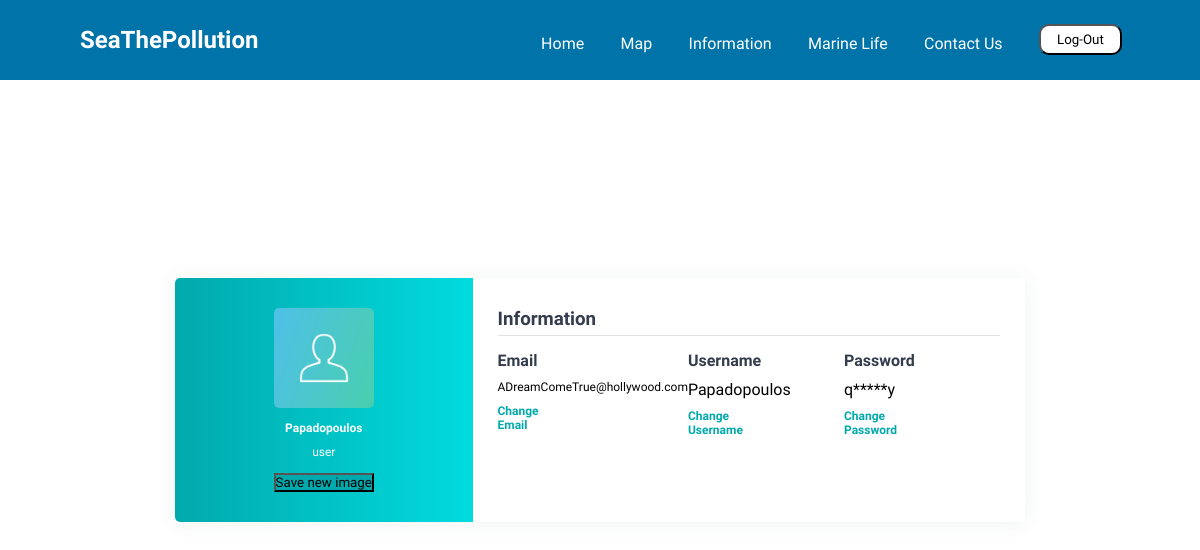
The app's page /Users/index.php (signed in) with its own data.
### tables this page shows
CREATE TABLE users (
  id int(11) NOT NULL AUTO_INCREMENT PRIMARY KEY,
  username varchar(100) NOT NULL,
  password varchar(100) NOT NULL,
  email varchar(100) NOT NULL,
  userType varchar(100) NOT NULL DEFAULT 'user'
);

### Users/userFunctions.php (called while the page is built, shortened)
<?php
function getUsernameByID($conn){
    $number=$_SESSION['id'];
    $sql= "SELECT username FROM users WHERE id= $number";
    $result = $conn ->query($sql);
    $row = mysqli_fetch_assoc($result);
    return $row['username'];
}
function getUserRoleByID($conn){
    $number=$_SESSION['id'];
    $sql= "SELECT userType FROM users WHERE id= $number";
    $result = $conn ->query($sql);
    $row = mysqli_fetch_assoc($result);
    return $row['userType'];
}
function getUserEmailByID($conn){
    $number=$_SESSION['id'];
    $sql= "SELECT email FROM users WHERE id= $number";
    $result = $conn ->query($sql);
    $row = mysqli_fetch_assoc($result);
    return $row['email'];
}
function getUserPassdispByID($conn){
    $number=$_SESSION['id'];
    $sql= "SELECT password FROM users WHERE id= $number";
    $result = $conn ->query($sql);
    $row = mysqli_fetch_assoc($result);
    $string=$row['password'];
    return "$string[0]*****$string[-1]";
}
?>

### Users/index.php (the view, shortened to what this page needs)
<?php
        include'dbu.inc.php';
        include'userFunctions.php';
?>
<!DOCTYPE html>
<html lang="en">
<head>
    <link rel='stylesheet' type='text/css' href='menu.css'>
    <link rel='stylesheet' type='text/css' href='../Users/user.css'>
    <link rel="stylesheet" href="../Footer/Footer.css">
</head>
<body>
    <header>
        <div class='nav-container'>
            <nav class='navbar'>
                <a href='../'><h1 id='navbar-logo'>SeaThePollution</h1></a>
                <ul class='nav-menu'>
                    <li><a href='../' class='nav-links'>Home</a></li>
                    <li><a href='../Maps' class='nav-links'>Map</a></li>
                    <li><a href='../Information' class='nav-links'>Information</a></li>
                    <li><a href='../MarineLife/' class='nav-links'>Marine Life</a></li>
                    <li><a href='../Contact/' class='nav-links'>Contact Us</a></li>
                    <li>
                    <?php
                        echo"<form method='POST' action = '".userLogoff($conn)."'>
                        <button id='signBtn' name='logoffSubmit' class='nav-links nav-links-Button'>Log-Out</button>
                        </form>";
                    ?>
                    </li>
                </ul>
            </nav>
        </div>
    </header>
    </body>
    <?php
        $id=$_SESSION['id'];
        $sqlImg="SELECT * FROM profileimg WHERE userid=$id ";
        $resultImg= mysqli_query($conn,$sqlImg);
    ?>
    <main class="re">
        <div class="wrapper">
            <div class="left">
            <form action="uploads.php" method="post" enctype="multipart/form-data">
                <div class="image-upload">
                    <label for="file-input">
                        <?php
                            $rowImg=mysqli_fetch_assoc($resultImg);
                                if($rowImg['status']==0){
                                    echo"<img src='../Users/uploads/profile".$id.".jpg'  width='100'> ";
                                }
                                else{
                                    echo"<img src='../Images/user-2517433.png' alt='user' width='100'>";
                                }
                        ?>
                    </label>
                </div>
                <?php echo"<h4>".getUsernameByID($conn)."</h4>";?>
                <?php echo"<p>".getUserRoleByID($conn)."<p>";?>
                <br>
                <button class="inpt" type="submit"  name="submit">Save new image</button>
            </form>
            </div>
            <div class="right">
                <div class="info">
                    <h3>Information</h3>
                    <div class="info_data">
                        <div class="data">
                            <h4>Email</h4>
                            <?php echo"<p style='font-size:12px;'>".getUserEmailByID($conn)."</p>";?>
                            <div class="changes">
                                <a href="./changee.php"><h4 style="color:#01a9ac;">Change <br> Email</h4></a>
                            </div>
                        </div>
                        <div class="data">
                            <h4>Username</h4>
                            <?php echo"<p>".getUsernameByID($conn)."</p>";?>
                            <div class="changes">
                                <a href="./changeu.php"><h4 style="color:#01a9ac;">Change <br> Username</h4></a>
                            </div>
                        </div>
                        <div class="data">
                            <h4>Password</h4>
                            <?php echo"<p>".getUserPassDispByID($conn)."</p>";?>
                            <div class="changes">
                                <a href="./changep.php"><h4 style="color:#01a9ac;">Change <br> Password</h4></a>
                            </div>
                        </div>
                    </div>
                </div>
            </div>
        </div>
    </main>

### Users/menu.css (style rules this page uses)
* { box-sizing: border-box; margin: 0; padding: 0; font-family: 'Comfortaa', cursive; }
.nav-container { width: 100%; background-color: #0074a9; }
.navbar { display: grid; grid-template-columns: 0.2fr auto 1fr; align-items: center; height: 80px; width: 90%; max-width: 1720px; margin: 0 auto; }
#navbar-logo { color: rgb(255, 255, 255); justify-self: start; margin-left: 20px; }
#navbar-logo { cursor: pointer; }
.nav-menu { display: grid; grid-template-columns: repeat(6,auto); list-style: none; text-align: center; width: 70%; justify-self: end; }
.nav-links { color: white; text-decoration: none; position: relative; top: 9px; }
.nav-links-Button { background-color: rgb(255, 255, 255); color: rgb(0, 0, 0); text-decoration: none; padding: 6px 16px; border-radius: 10px; position: relative; cursor: pointer; top: -1px; }

### Users/user.css (style rules this page uses)
* { box-sizing: border-box; margin: 0; padding: 0; font-family: 'Comfortaa', cursive; }
body { background:url(../Images/seauser.jpg); background-repeat: no-repeat; background-size: cover; }
.wrapper { position: absolute; top: 50%; left: 50%; transform: translate(-50%,-50%); width: 850px; display: flex; box-shadow: 0 1px 20px 0 rgba(70, 90, 100, 0.08); }
.wrapper .left { width: 35%; background: linear-gradient(to right,#01a9ac,#01dbdf); padding: 30px; border-top-left-radius: 5px; border-bottom-left-radius: 5px; text-align: center; color: #fff; }
.wrapper .left img { margin-bottom: 10px; border-radius: 5px; }
.wrapper .left h4 { margin-bottom: 10px; }
.wrapper .left { font-size: 12px; }
.wrapper .right { width: 65%; background: #fff; border-top-right-radius: 5px; border-bottom-right-radius: 5px; padding: 30px 25px; }
.wrapper .right .info { margin-bottom: 25px; }
.wrapper .right .info h3 { margin-bottom: 15px; padding-bottom: 5px; border-bottom: 1px solid #e0e0e0; color: #353c4e; }
.wrapper .right .info_data { display: flex; justify-content: space-between; }
.wrapper .right .info_data .data { width: 45%; }
.wrapper .right .info_data .data h4 { color: #353c4e; margin-bottom: 10px; }
.wrapper .right .info_data .data p { margin-bottom: 10px; }
@media screen and (max-width: 1477px) { body { background-size: 3000px; } }

### Footer/Footer.css (style rules this page uses)
* { margin: 0; padding: 0; box-sizing: border-box; }
a { text-decoration: none; }

### Users/index.php (style rules this page uses)
.changes { border-radius: 8px; font-size:12px; }
.inpt { background-color:#01a9ac; }

### records on screen
users: username "Papadopoulos", userType "user", email "ADreamComeTrue@hollywood.com", password "q*****y"
